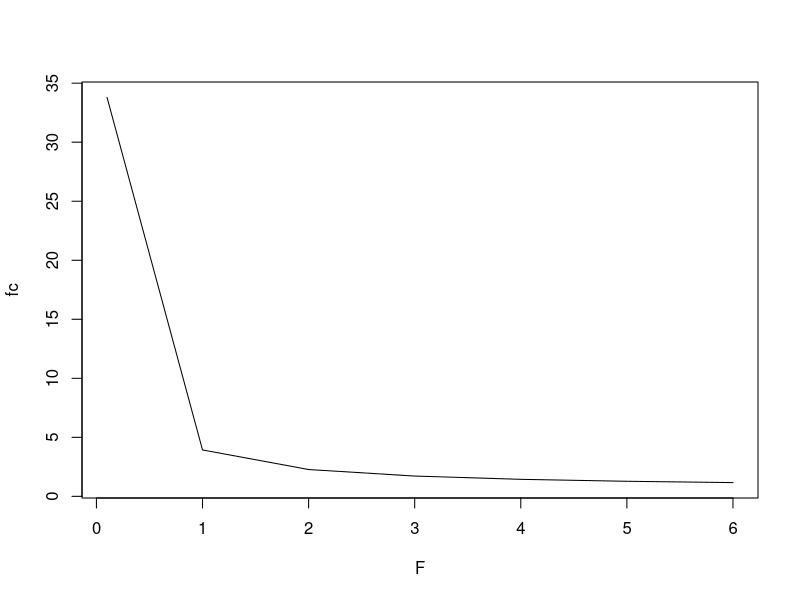

This chart was generated by the following R code:
Ksat = 0.612
w = 2
n = 0.477
psia = 35.6
b = 7.75
psif = psia * (2*b+3)/(2*b+6) 
theta0 = 0.3 
Dtheta = n - theta0
P = Dtheta*psif
F = c(0.1,1:6) 
fc = Ksat*(1+P/F)
plot(F,fc,type = 'l')
Fp = (Ksat*P)/(w-Ksat)
tp = Fp/w